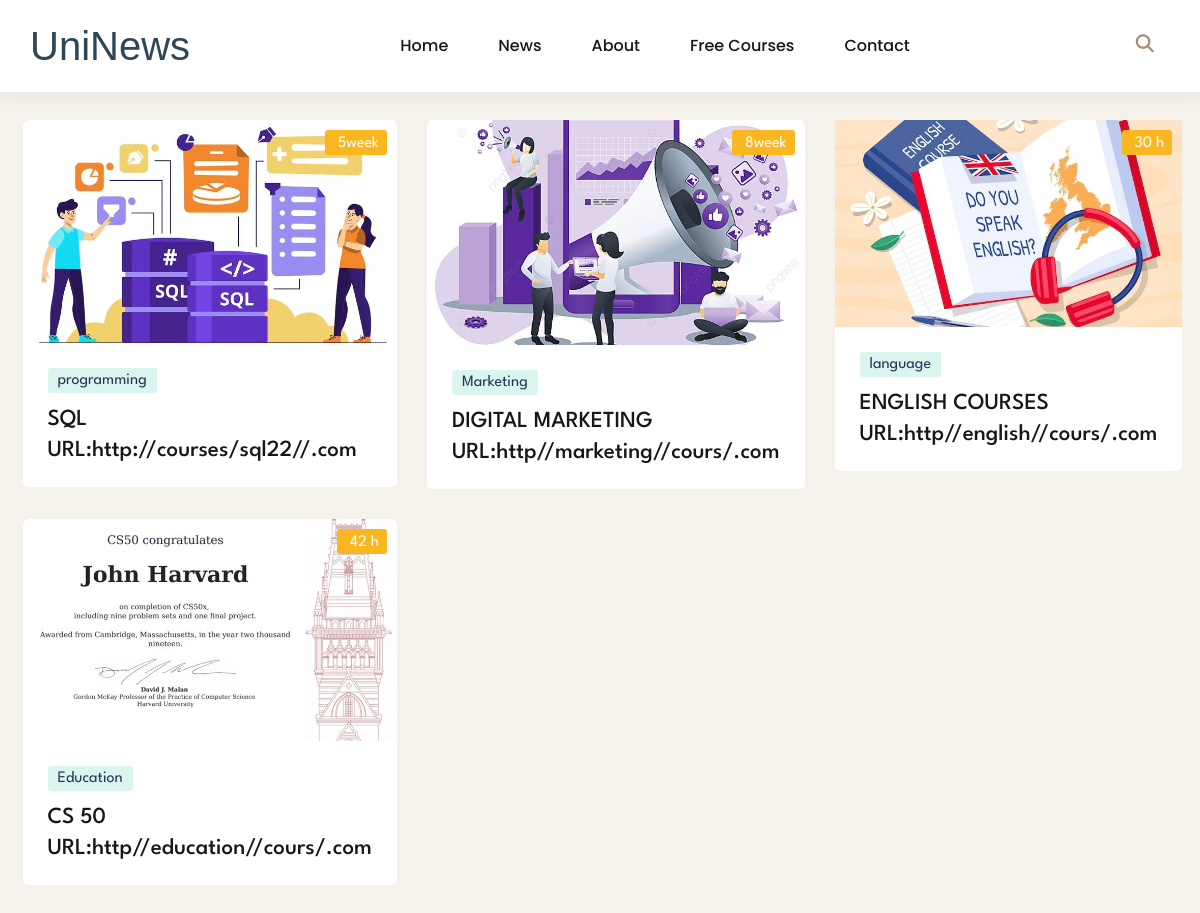
Screenshot of /freecourses.php with the database file from the repository.
### tables this page shows
CREATE TABLE `courses` (
  `id` int(11) NOT NULL,
  `time` varchar(200) NOT NULL,
  `photo` varchar(200) NOT NULL,
  `cat` varchar(200) NOT NULL,
  `text` longtext NOT NULL,
  `URL` varchar(255) NOT NULL
);

### freecourses.php (the view, shortened to what this page needs)
<?php
include('config.php');
?>
<!DOCTYPE html>
<html lang="en">
<head>
    <link rel="stylesheet" href="assets/css/style.css">
</head>
<body><?php
  include('header1.php');?>
<section class="section course" id="courses" aria-label="course">
    <div class="container">
<ul class="grid-list">
            <?php
            $select_courses = mysqli_query($con, "SELECT * FROM `courses`") or die('query failed');
            if(mysqli_num_rows($select_courses) > 0){
                while($fetch_courses = mysqli_fetch_assoc($select_courses)){
            ?>
            <li>
                <div class="course-card">
                    <figure class="card-banner img-holder" style="--width: 370; --height: 220;">
                        <img src="admin/uploaded_img/<?php echo $fetch_courses["photo"]; ?>" width="370" height="220" loading="lazy"
                            alt="<?php echo $fetch_courses["text"]; ?>" class="img-cover">
                    </figure>
                    <div class="abs-badge">
                        <span class="span"><?php echo $fetch_courses["time"]; ?></span>
                    </div>
                    <div class="card-content">
                        <span class="badge"><?php echo $fetch_courses["cat"]; ?></span>
                        <h3 class="h3">
                            <a href="#" class="card-title"><?php echo $fetch_courses["text"]; ?></a>
                            <a href="<?php echo $fetch_courses["URL"]; ?>"class="card-titl" target="_blank">URL:<?php echo $fetch_courses["URL"]; ?></a>
                        </h3>
                    </div>
                </div>
            </li>
            <?php
                }
            } else {
                echo '<li>No free courses available.</li>';
            }
            ?>
        </ul>
        </div>
</section>
</body>
</html>

### header1.php (shortened to what this page needs)
<!DOCTYPE html>
<html lang="en">
<head>
  <link rel="stylesheet" href="./assets/css/style.css">
<link href="https://cdn.jsdelivr.net/npm/remixicon@2.5.0/fonts/remixicon.css" rel="stylesheet">
<link rel="stylesheet" href="https://cdnjs.cloudflare.com/ajax/libs/font-awesome/6.5.1/css/all.min.css" />
</head>
<body>
  <header class="header" data-header>
    <div class="container">
      <a href="#" class="logo">
        UniNews
      </a>
      <nav class="navbar" data-navbar>
        <ul class="navbar-list">
          <li class="navbar-item">
            <a href="index.php" class="navbar-link" data-nav-link>Home</a>
          </li>
          <li class="navbar-item">
            <a href="news.php" class="navbar-link" data-nav-link>News</a>
          </li>
          <li class="navbar-item">
            <a href="#about" class="navbar-link" data-nav-link>About</a>
          </li>
          <li class="navbar-item">
            <a href="freecourses.php" class="navbar-link" data-nav-link>Free Courses</a>
          </li>
         <li class="navbar-item">
            <a href="contact.php" class="navbar-link" data-nav-link>Contact</a>
          </li>
        </ul>
      </nav>
      <div class="header-actions">
   <form action="" method="GET">
    <i class="fa fa-search"></i>
</form>
      </div>
    </div>
  </header>
</body>
</html>

### header1.php (style rules this page uses)
body { padding: 0; margin: 0; height: 100vh; width: 100%; }
form { position: relative; top: 50%; left: 50%; transform: translate(-50%,-50%); transition: all 1s; width: 50px; height: 50px; background: white; box-sizing: border-box; border-radius: 25px; border: 4px solid white; padding: 5px; }
.fa { box-sizing: border-box; padding: 10px; width: 42.5px; height: 42.5px; position: absolute; top:25px; right: 0; border-radius: 50%; color: #a58e74; text-align: center; font-size: 1.8em; transition: all 1s; }

### rows the page displays
courses: photo (picture), time "5week", cat "programming", text "SQL", URL "http://courses/sql22//.com"
courses: photo (picture), time "8week", cat "Marketing", text "DIGITAL MARKETING", URL "http//marketing//cours/.com"
courses: photo (picture), time "30 h", cat "language", text "ENGLISH COURSES", URL "http//english//cours/.com"
courses: photo (picture), time "42 h", cat "Education", text "CS 50", URL "http//education//cours/.com"
